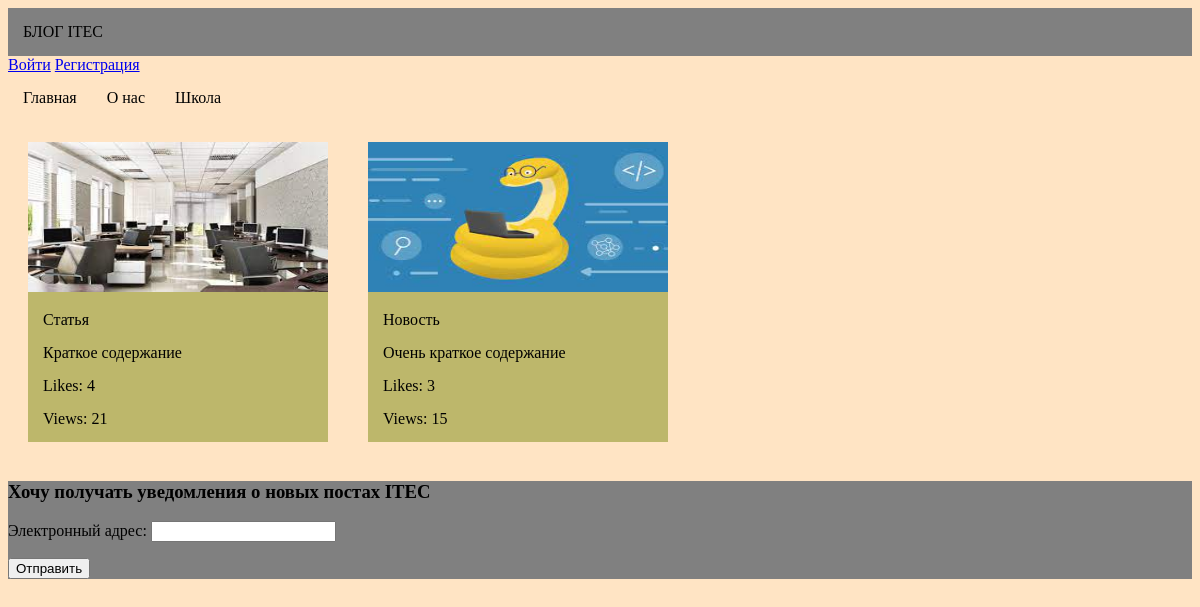
Before: / with the older database file.
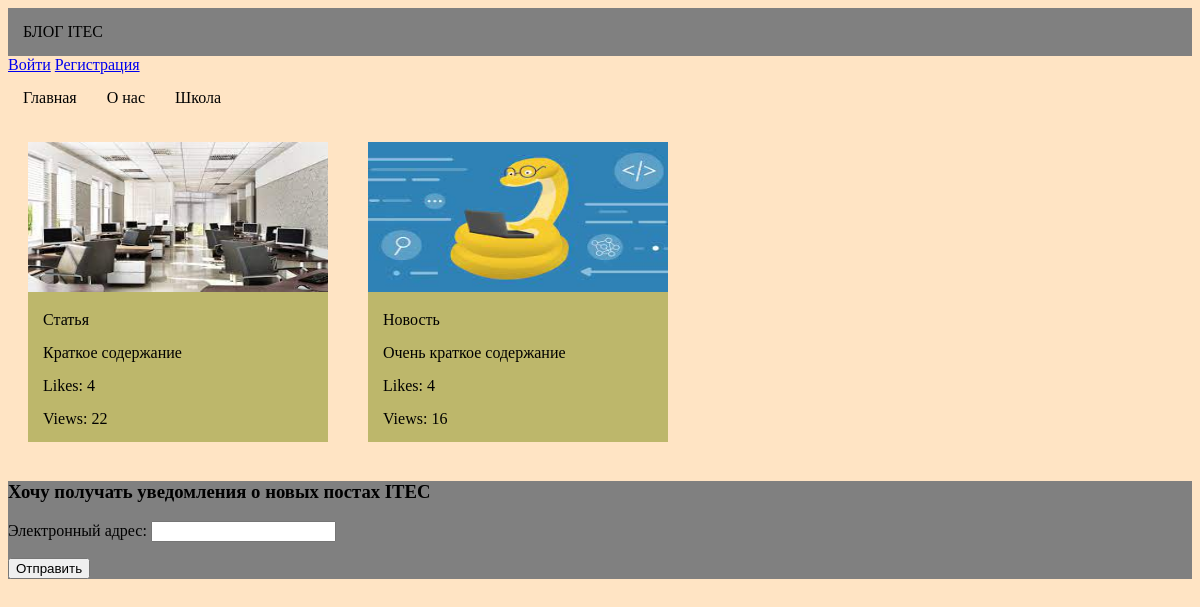
After: the same page with the newer database file.
### main/models.py (models this page shows, shortened)
class Category(models.Model):
    title = models.CharField(max_length=200, verbose_name="Название")
    class Meta:
        ordering = ['title']
        verbose_name = 'Категория'
        verbose_name_plural = 'Категории'

class Post(models.Model):
    category = models.ForeignKey('Category', on_delete=models.CASCADE, verbose_name="Категория")
    title = models.CharField(max_length=200, unique=True, verbose_name="Название")
    description = models.TextField(verbose_name="Содержание")
    briefdescription = models.CharField(max_length=400, verbose_name="Краткое содержание")
    created = models.DateTimeField(auto_now_add=True, verbose_name="Дата создания")
    updated = models.DateTimeField(auto_now=True, verbose_name="Дата обновления")
    image = models.ImageField(upload_to='images', verbose_name="Изображение", blank=True)   ### Надо потом убрать blank=True !!!
    author = models.CharField(max_length=200, blank=True, verbose_name="Автор")
    likes = models.IntegerField(default=0, blank=True, verbose_name="Лайки")
    views = models.IntegerField(default=0, blank=True, verbose_name="Просмотры")
    class Meta:
        ordering = ['created']
        verbose_name = 'Новость'
        verbose_name_plural = 'Новости'
    def get_absolute_url(self):
        return reverse('main:post_detail', args=[self.id])

### main/views.py (the view)
# urls.py: path('', start_page, name="start_page"),
def start_page(request):
    categories = Category.objects.all()
    posts = Post.objects.all()
    form = EmailsForm()
    if request.method == 'POST':
        new_email = EmailsForm(request.POST)
        if new_email.is_valid():
            new_email.save()
            return render(request, 'start_page.html',
                          {'categories': categories, 'posts': posts, 'form': form, 'message': "Ваш email сохранен!"})
    context = {'categories': categories, 'posts': posts, 'form': form}
    return render(request, 'start_page.html', context)

### main/forms.py
class EmailsForm(forms.ModelForm):
    email = forms.EmailField(required=True, label='Электронный адрес')
    class Meta:
        model = Emails
        fields = ['email']

### main/templates/start_page.html (shortened to what this page needs)
<!DOCTYPE html>
{% load static %}
<html lang="en">
<head>
    <link rel="stylesheet" href="{% static 'css/start_page.css' %}">
</head>
<body>
<main>
    <div style="display: flex; justify-content:flex-start; background-color: grey">
        <a style="padding:15px; text-decoration: none; color:black">БЛОГ ITEC</a>
    </div>
    {% if user.is_authenticated %}
    <div style="padding-left: 1600px">
        <a  href="{% url 'account:profile' %}">{{ user.username }}<img style='width:50px; border-radius:30px'  src="{{ user.image.url }}" alt=""></a>
        <a href="{% url 'account:logout' %}">Выйти</a>
    </div>
    {% else %}
    <div>
        <a href="{% url 'account:login' %}">Войти</a>
        <a href="{% url 'account:register' %}">Регистрация</a>
    </div>
    {% endif %}
    <div style="display: flex; justify-content:flex-start; background-color: bisque">
        <a href="{% url 'main:start_page' %}" style="padding:15px; text-decoration: none; color:black">Главная</a>
        {% for category in categories %}
        <a href="{% url 'main:category_post' category.id %}" style="padding:15px; text-decoration: none; color:black">{{ category.title }}</a>
        {% endfor %}
    </div>
    {% block content %}
    <div style="display: flex; justify-content: flex-start">
        {% for post in posts %}
        <a href="{{ post.get_absolute_url }}" style="text-decoration: none; color: black">
            <div class="item_card" style="width: 300px; height: 300px; margin: 20px; background: darkkhaki;">
                {% if post.image %}
                <img src="{{ post.image.url }}" alt="" style="width:300px; height:150px">
                {% endif %}
                <p style="margin: 15px;">{{ post.title }}</p>
                <p style="margin: 15px;">{{ post.briefdescription }}</p>
                <p style="margin: 15px;">Likes: {{ post.likes }}</p>
                <p style="margin: 15px;">Views: {{ post.views }}</p>
            </div>
        </a>
        {% endfor %}
    </div>
    <div>
        <form  style="background-color: grey" action="" method="POST">
            <h3>Хочу получать уведомления о новых постах ITEC</h3>
            {{ form.as_p }}
            <button>Отправить</button>
        </form>
    </div>
    {% endblock %}
</main>
</body>
</html>

### main/static/css/start_page.css (style rules this page uses)
body { background: bisque; }

Changed rows visible on the page:
changed Post "Статья": views "21" → "22"
changed Post "Новость": likes "3" → "4"; views "15" → "16"
